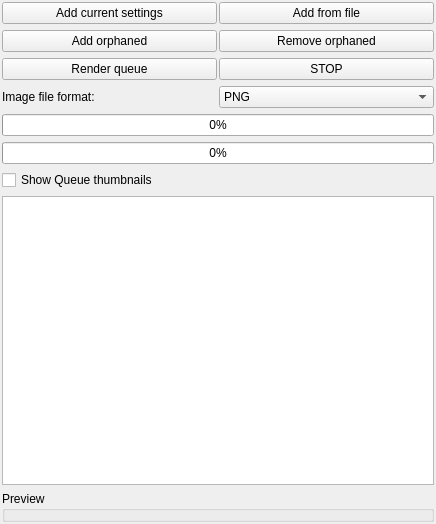
<?xml version="1.0" encoding="UTF-8"?>
<ui version="4.0">
 <class>cDockQueue</class>
 <widget class="QWidget" name="cDockQueue">
  <property name="geometry">
   <rect>
    <x>0</x>
    <y>0</y>
    <width>436</width>
    <height>524</height>
   </rect>
  </property>
  <property name="windowTitle">
   <string>Form</string>
  </property>
  <layout class="QVBoxLayout" name="verticalLayout">
   <property name="leftMargin">
    <number>2</number>
   </property>
   <property name="topMargin">
    <number>2</number>
   </property>
   <property name="rightMargin">
    <number>2</number>
   </property>
   <property name="bottomMargin">
    <number>2</number>
   </property>
   <item>
    <layout class="QGridLayout" name="gridLayout_queue_options">
     <property name="topMargin">
      <number>0</number>
     </property>
     <property name="horizontalSpacing">
      <number>2</number>
     </property>
     <item row="1" column="1">
      <widget class="QPushButton" name="pushButton_queue_remove_orphaned">
       <property name="toolTip">
        <string>&lt;html&gt;&lt;head/&gt;&lt;body&gt;&lt;p&gt;Remove files from queue folder which are not on the list.&lt;/p&gt;&lt;/body&gt;&lt;/html&gt;</string>
       </property>
       <property name="text">
        <string>Remove orphaned</string>
       </property>
       <property name="icon">
        <iconset theme="list-remove" resource="icons.qrc">
         <normaloff>:/system/icons/list-remove.svg</normaloff>:/system/icons/list-remove.svg</iconset>
       </property>
      </widget>
     </item>
     <item row="2" column="0">
      <widget class="QPushButton" name="pushButton_queue_render_queue">
       <property name="toolTip">
        <string>&lt;html&gt;&lt;head/&gt;&lt;body&gt;&lt;p&gt;Render all elements from the queue list.&lt;/p&gt;&lt;/body&gt;&lt;/html&gt;</string>
       </property>
       <property name="text">
        <string>Render queue</string>
       </property>
       <property name="icon">
        <iconset theme="applications-graphics" resource="icons.qrc">
         <normaloff>:/system/icons/applications-graphics.svg</normaloff>:/system/icons/applications-graphics.svg</iconset>
       </property>
      </widget>
     </item>
     <item row="1" column="0">
      <widget class="QPushButton" name="pushButton_queue_add_orphaned">
       <property name="toolTip">
        <string>&lt;html&gt;&lt;head/&gt;&lt;body&gt;&lt;p&gt;Add orphaned files to the list from queue folder&lt;/p&gt;&lt;/body&gt;&lt;/html&gt;</string>
       </property>
       <property name="text">
        <string>Add orphaned</string>
       </property>
       <property name="icon">
        <iconset theme="view-refresh" resource="icons.qrc">
         <normaloff>:/system/icons/view-refresh.svg</normaloff>:/system/icons/view-refresh.svg</iconset>
       </property>
      </widget>
     </item>
     <item row="0" column="0">
      <widget class="QPushButton" name="pushButton_queue_add_current_settings">
       <property name="toolTip">
        <string>&lt;html&gt;&lt;head/&gt;&lt;body&gt;&lt;p&gt;Creates a settings file from the current program settings, saves it to the queue folder and adds the entry to the queue list.&lt;/p&gt;&lt;/body&gt;&lt;/html&gt;</string>
       </property>
       <property name="text">
        <string>Add current settings</string>
       </property>
       <property name="icon">
        <iconset theme="list-add" resource="icons.qrc">
         <normaloff>:/system/icons/list-add.svg</normaloff>:/system/icons/list-add.svg</iconset>
       </property>
      </widget>
     </item>
     <item row="0" column="1">
      <widget class="QPushButton" name="pushButton_queue_add_from_file">
       <property name="toolTip">
        <string>&lt;html&gt;&lt;head/&gt;&lt;body&gt;&lt;p&gt;Copies the selected source file to the queue folder and adds the entry to the queue list.&lt;/p&gt;&lt;/body&gt;&lt;/html&gt;</string>
       </property>
       <property name="text">
        <string>Add from file</string>
       </property>
       <property name="icon">
        <iconset theme="list-add" resource="icons.qrc">
         <normaloff>:/system/icons/list-add.svg</normaloff>:/system/icons/list-add.svg</iconset>
       </property>
      </widget>
     </item>
     <item row="2" column="1">
      <widget class="QPushButton" name="pushButton_queue_stop_rendering">
       <property name="toolTip">
        <string>&lt;html&gt;&lt;head/&gt;&lt;body&gt;&lt;p&gt;Terminate rendering of queue.&lt;/p&gt;&lt;/body&gt;&lt;/html&gt;</string>
       </property>
       <property name="text">
        <string>STOP</string>
       </property>
       <property name="icon">
        <iconset theme="process-stop" resource="icons.qrc">
         <normaloff>:/system/icons/process-stop.svg</normaloff>:/system/icons/process-stop.svg</iconset>
       </property>
      </widget>
     </item>
     <item row="3" column="1">
      <widget class="QComboBox" name="comboBox_queue_image_format">
       <property name="sizePolicy">
        <sizepolicy hsizetype="Preferred" vsizetype="Maximum">
         <horstretch>0</horstretch>
         <verstretch>0</verstretch>
        </sizepolicy>
       </property>
       <property name="toolTip">
        <string>&lt;html&gt;&lt;head/&gt;&lt;body&gt;&lt;p&gt;Selection for image format for still images&lt;/p&gt;&lt;p&gt;For more image format settings go to &lt;span style=&quot; font-style:italic;&quot;&gt;File/Program settings&lt;/span&gt;&lt;/p&gt;&lt;/body&gt;&lt;/html&gt;</string>
       </property>
       <item>
        <property name="text">
         <string>PNG</string>
        </property>
       </item>
       <item>
        <property name="text">
         <string>JPG</string>
        </property>
       </item>
       <item>
        <property name="text">
         <string>EXR</string>
        </property>
       </item>
       <item>
        <property name="text">
         <string>TIFF</string>
        </property>
       </item>
      </widget>
     </item>
     <item row="3" column="0">
      <widget class="QLabel" name="label_image_type_2">
       <property name="text">
        <string>Image file format:</string>
       </property>
      </widget>
     </item>
    </layout>
   </item>
   <item>
    <widget class="MyProgressBar" name="queueProgressBarImage">
     <property name="minimum">
      <number>0</number>
     </property>
     <property name="maximum">
      <number>1000</number>
     </property>
     <property name="value">
      <number>0</number>
     </property>
    </widget>
   </item>
   <item>
    <widget class="MyProgressBar" name="queueProgressBarAnimation">
     <property name="minimum">
      <number>0</number>
     </property>
     <property name="maximum">
      <number>1000</number>
     </property>
     <property name="value">
      <number>0</number>
     </property>
    </widget>
   </item>
   <item>
    <widget class="MyCheckBox" name="checkBox_show_queue_thumbnails">
     <property name="toolTip">
      <string>&lt;html&gt;&lt;head/&gt;&lt;body&gt;&lt;p&gt;Enables rendering of queue previews in the queue table.&lt;/p&gt;&lt;/body&gt;&lt;/html&gt;</string>
     </property>
     <property name="text">
      <string>Show Queue thumbnails</string>
     </property>
    </widget>
   </item>
   <item>
    <widget class="QTableWidget" name="tableWidget_queue_list">
     <property name="sizePolicy">
      <sizepolicy hsizetype="Expanding" vsizetype="Expanding">
       <horstretch>0</horstretch>
       <verstretch>0</verstretch>
      </sizepolicy>
     </property>
     <property name="minimumSize">
      <size>
       <width>0</width>
       <height>150</height>
      </size>
     </property>
     <property name="sizeAdjustPolicy">
      <enum>QAbstractScrollArea::AdjustToContents</enum>
     </property>
     <attribute name="verticalHeaderMinimumSectionSize">
      <number>70</number>
     </attribute>
    </widget>
   </item>
   <item>
    <widget class="QGroupBox" name="groupBox_queue_preview">
     <property name="sizePolicy">
      <sizepolicy hsizetype="Preferred" vsizetype="Preferred">
       <horstretch>0</horstretch>
       <verstretch>0</verstretch>
      </sizepolicy>
     </property>
     <property name="minimumSize">
      <size>
       <width>0</width>
       <height>0</height>
      </size>
     </property>
     <property name="title">
      <string>Preview</string>
     </property>
     <layout class="QVBoxLayout" name="verticalLayout_queue_preview">
      <property name="spacing">
       <number>2</number>
      </property>
      <property name="leftMargin">
       <number>2</number>
      </property>
      <property name="topMargin">
       <number>2</number>
      </property>
      <property name="rightMargin">
       <number>2</number>
      </property>
      <property name="bottomMargin">
       <number>2</number>
      </property>
     </layout>
    </widget>
   </item>
  </layout>
 </widget>
 <customwidgets>
  <customwidget>
   <class>MyCheckBox</class>
   <extends>QCheckBox</extends>
   <header>my_check_box.h</header>
  </customwidget>
  <customwidget>
   <class>MyProgressBar</class>
   <extends>QProgressBar</extends>
   <header>my_progress_bar.h</header>
   <container>1</container>
  </customwidget>
 </customwidgets>
 <resources>
  <include location="icons.qrc"/>
 </resources>
 <connections/>
</ui>
